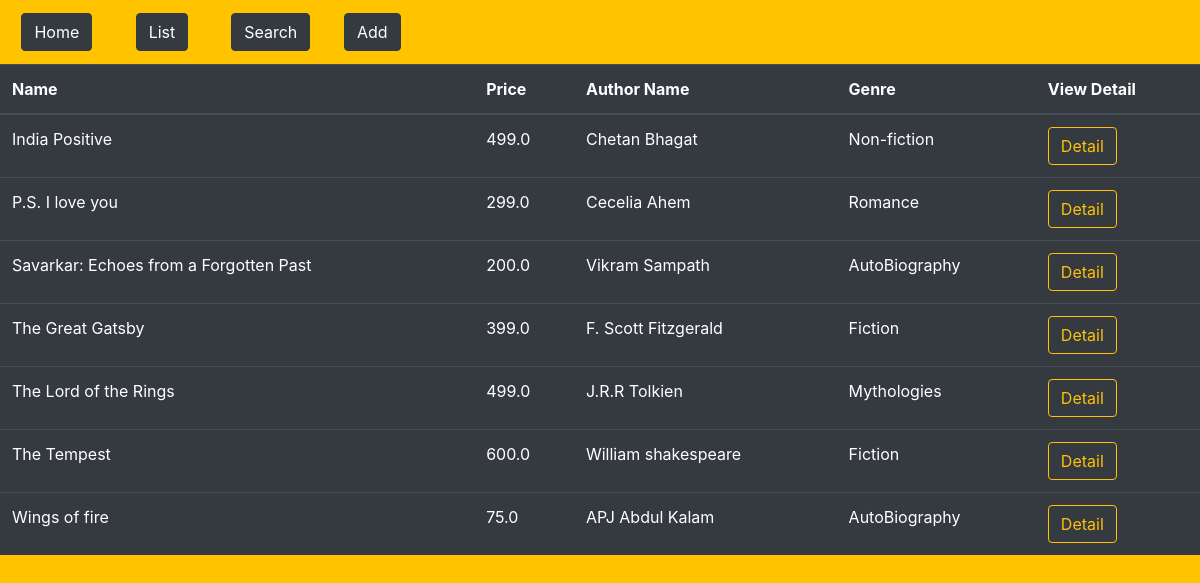
Page /books/list/ on the committed database.
### books/models.py (models this page shows, shortened)
class Books(models.Model):
    bookname = models.CharField(max_length=50)
    price = models.FloatField()
    author_name = models.ManyToManyField(Author)
    genre = models.ForeignKey(Genre,on_delete=models.CASCADE)
    description = models.CharField(max_length=200)

class Author(models.Model):
    name = models.CharField(max_length=40)
    def __str__(self):
        return self.name

class Genre(models.Model):
    name = models.CharField(max_length=30)
    def __str__(self):
        return self.name

### books/views.py (the view)
# urls.py: path('list/',ListBooks,name='list'),
def ListBooks(request):
    context = {}
    context['books'] = Books.objects.all().order_by('bookname')
    return render(request,'books/list.html',context)

### books/templates/books/list.html
{% extends './base.html' %}
  {% block bodyblock %}
    <table class="table table-dark">
      <thead >
        <th>Name</th>
        <th>Price</th>
        <th>Author Name</th>
        <th>Genre</th>
        <th>View Detail</th>
      </thead>
      <tbody>
        {% for book in books %}
          <tr>
            <td>{{ book.bookname }}</td>
            <td>{{ book.price }}</td>
            {% for author in book.author_name.all %}
              <td>{{ author }}</td>
            {% endfor %}
            <td>{{ book.genre }}</td>
            <td><a href="/books/detail/{{ book.id }}"><button class="btn btn-outline-warning" type="button">Detail</button></a></td>
          </tr>
        {% endfor %}
      </tbody>
    </table>
  {% endblock %}

### books/templates/books/base.html (shortened to what this page needs)
<!DOCTYPE html>
{% load static %}
<html lang="en" dir="ltr">
  <head>
    <link rel="stylesheet" href="{% static 'css/book_base.css' %}">
    <link rel="stylesheet" href="https://stackpath.bootstrapcdn.com/bootstrap/4.5.2/css/bootstrap.min.css">
  </head>
  <body>
    <nav class="navbar navbar-expand-lg navbar-light">
      <a class='nav-elements' href="{% url 'home' %}"><button class="btn btn-dark">Home</button></a>
      <a class='nav-elements' href="{% url 'books:list' %}"><button class="btn btn-dark">List</button></a>
      <a class='nav-elements' href="{% url 'books:search' %}"><button class="btn btn-dark">Search</button></a>
      <a class='nav-elements' href="{% url 'books:create' %}"><button class="btn btn-dark">Add</button></a>
    </nav>
    {% block bodyblock %}
    {% endblock %}
  </body>
</html>

### static/css/book_base.css (style rules this page uses)
.nav-elements { margin-right:2%; background: None; padding: 5px; border-radius: 10px; width:7%; text-align: center; }
body { background-color: #FFC300 !important; }

### rows in the picture
Books: bookname "India Positive", price "499.0", genre "Non-fiction"
Author: name "Chetan Bhagat"
Books: bookname "P.S. I love you", price "299.0", genre "Romance"
Author: name "Cecelia Ahem"
Books: bookname "Savarkar: Echoes from a Forgotten Past", price "200.0", genre "AutoBiography"
Author: name "Vikram Sampath"
Books: bookname "The Great Gatsby", price "399.0", genre "Fiction"
Author: name "F. Scott Fitzgerald"
Books: bookname "The Lord of the Rings", price "499.0", genre "Mythologies"
Author: name "J.R.R Tolkien"
Books: bookname "The Tempest", price "600.0", genre "Fiction"
Author: name "William shakespeare"
Books: bookname "Wings of fire", price "75.0", genre "AutoBiography"
Author: name "APJ Abdul Kalam"
